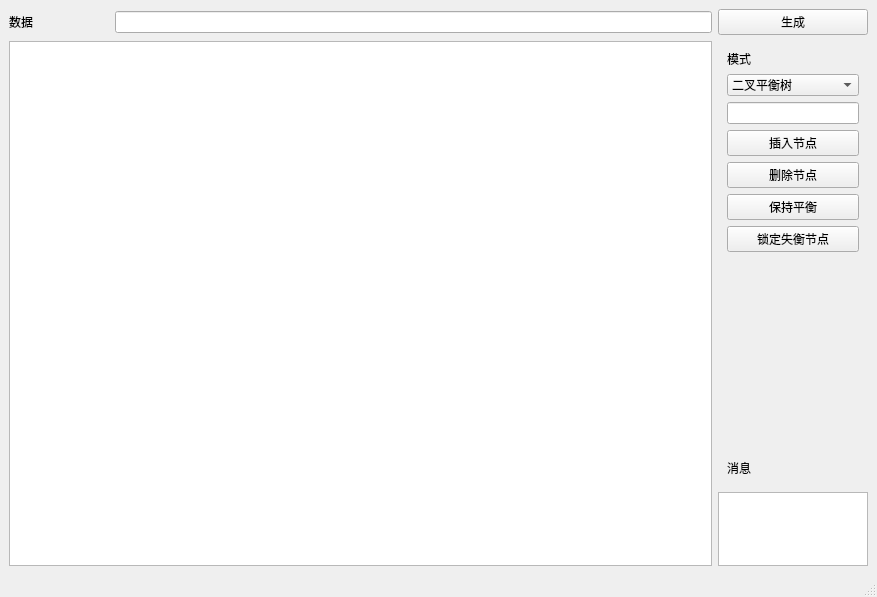
<?xml version="1.0" encoding="UTF-8"?>
<ui version="4.0">
 <class>MainWin</class>
 <widget class="QMainWindow" name="MainWin">
  <property name="geometry">
   <rect>
    <x>0</x>
    <y>0</y>
    <width>877</width>
    <height>597</height>
   </rect>
  </property>
  <property name="windowTitle">
   <string>MainWin</string>
  </property>
  <widget class="QWidget" name="centralwidget">
   <layout class="QGridLayout" name="gridLayout" rowstretch="1,6,1" columnstretch="1,5,1,0" rowminimumheight="0,0,0">
    <item row="1" column="3">
     <widget class="QWidget" name="widget" native="true">
      <layout class="QVBoxLayout" name="verticalLayout">
       <item>
        <widget class="QLabel" name="label_3">
         <property name="text">
          <string>模式</string>
         </property>
        </widget>
       </item>
       <item>
        <widget class="QComboBox" name="cbx_moshi">
         <item>
          <property name="text">
           <string>二叉平衡树</string>
          </property>
         </item>
         <item>
          <property name="text">
           <string>红黑树</string>
          </property>
         </item>
        </widget>
       </item>
       <item>
        <widget class="QLineEdit" name="led_insert"/>
       </item>
       <item>
        <widget class="QPushButton" name="btn_insert">
         <property name="text">
          <string>插入节点</string>
         </property>
        </widget>
       </item>
       <item>
        <widget class="QPushButton" name="btn_del">
         <property name="text">
          <string>删除节点</string>
         </property>
        </widget>
       </item>
       <item>
        <widget class="QPushButton" name="btn_keepB">
         <property name="text">
          <string>保持平衡</string>
         </property>
        </widget>
       </item>
       <item>
        <widget class="QPushButton" name="btn_focus_next">
         <property name="text">
          <string>锁定失衡节点</string>
         </property>
        </widget>
       </item>
       <item>
        <spacer name="verticalSpacer">
         <property name="orientation">
          <enum>Qt::Vertical</enum>
         </property>
         <property name="sizeHint" stdset="0">
          <size>
           <width>20</width>
           <height>40</height>
          </size>
         </property>
        </spacer>
       </item>
       <item>
        <widget class="QLabel" name="label_2">
         <property name="text">
          <string>消息</string>
         </property>
        </widget>
       </item>
      </layout>
     </widget>
    </item>
    <item row="0" column="1" colspan="2">
     <widget class="QLineEdit" name="led_data"/>
    </item>
    <item row="0" column="0">
     <widget class="QLabel" name="label">
      <property name="text">
       <string>数据</string>
      </property>
     </widget>
    </item>
    <item row="0" column="3">
     <widget class="QPushButton" name="btn_begin">
      <property name="text">
       <string>生成</string>
      </property>
     </widget>
    </item>
    <item row="1" column="0" rowspan="2" colspan="3">
     <widget class="QGraphicsView" name="view"/>
    </item>
    <item row="2" column="3">
     <widget class="QTextEdit" name="te_message">
      <property name="enabled">
       <bool>true</bool>
      </property>
      <property name="sizePolicy">
       <sizepolicy hsizetype="Minimum" vsizetype="Fixed">
        <horstretch>0</horstretch>
        <verstretch>0</verstretch>
       </sizepolicy>
      </property>
      <property name="minimumSize">
       <size>
        <width>50</width>
        <height>30</height>
       </size>
      </property>
      <property name="maximumSize">
       <size>
        <width>150</width>
        <height>100</height>
       </size>
      </property>
      <property name="readOnly">
       <bool>true</bool>
      </property>
     </widget>
    </item>
   </layout>
  </widget>
  <widget class="QMenuBar" name="menubar">
   <property name="geometry">
    <rect>
     <x>0</x>
     <y>0</y>
     <width>877</width>
     <height>22</height>
    </rect>
   </property>
  </widget>
  <widget class="QStatusBar" name="statusbar"/>
 </widget>
 <resources>
  <include location="res.qrc"/>
 </resources>
 <connections/>
</ui>
